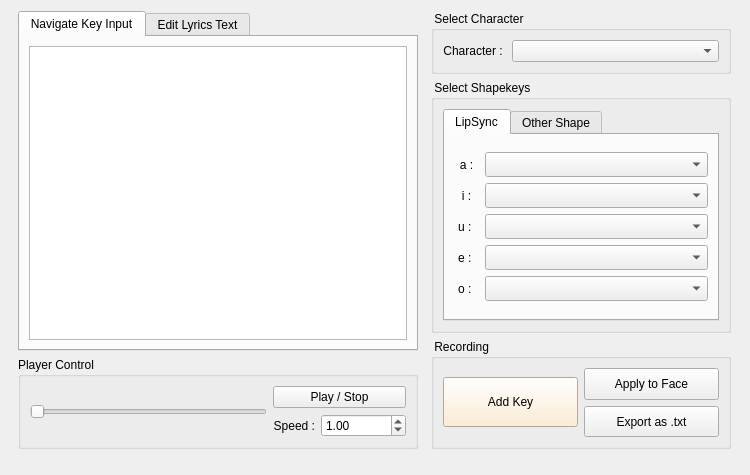
<?xml version="1.0" encoding="UTF-8"?>
<ui version="4.0">
 <class>toolWindow</class>
 <widget class="QWidget" name="toolWindow">
  <property name="geometry">
   <rect>
    <x>0</x>
    <y>0</y>
    <width>750</width>
    <height>475</height>
   </rect>
  </property>
  <property name="sizePolicy">
   <sizepolicy hsizetype="Minimum" vsizetype="Preferred">
    <horstretch>0</horstretch>
    <verstretch>0</verstretch>
   </sizepolicy>
  </property>
  <property name="minimumSize">
   <size>
    <width>700</width>
    <height>450</height>
   </size>
  </property>
  <property name="maximumSize">
   <size>
    <width>16777215</width>
    <height>600</height>
   </size>
  </property>
  <property name="windowTitle">
   <string>Form</string>
  </property>
  <layout class="QVBoxLayout" name="verticalLayout_13">
   <item>
    <layout class="QHBoxLayout" name="horizontalLayout_8">
     <property name="bottomMargin">
      <number>15</number>
     </property>
     <item>
      <layout class="QVBoxLayout" name="verticalLayout_15">
       <item>
        <widget class="QTabWidget" name="lyricsTab">
         <property name="enabled">
          <bool>true</bool>
         </property>
         <property name="sizePolicy">
          <sizepolicy hsizetype="Fixed" vsizetype="Preferred">
           <horstretch>0</horstretch>
           <verstretch>0</verstretch>
          </sizepolicy>
         </property>
         <property name="minimumSize">
          <size>
           <width>350</width>
           <height>0</height>
          </size>
         </property>
         <property name="maximumSize">
          <size>
           <width>1000</width>
           <height>16777215</height>
          </size>
         </property>
         <property name="layoutDirection">
          <enum>Qt::LayoutDirection::LeftToRight</enum>
         </property>
         <property name="autoFillBackground">
          <bool>false</bool>
         </property>
         <property name="currentIndex">
          <number>0</number>
         </property>
         <widget class="QWidget" name="tab_5">
          <attribute name="title">
           <string>Navigate Key Input</string>
          </attribute>
          <layout class="QVBoxLayout" name="verticalLayout_3">
           <item>
            <widget class="QTextEdit" name="navigateTextEdit">
             <property name="font">
              <font>
               <pointsize>11</pointsize>
              </font>
             </property>
            </widget>
           </item>
          </layout>
         </widget>
         <widget class="QWidget" name="tab_6">
          <attribute name="title">
           <string>Edit Lyrics Text</string>
          </attribute>
          <layout class="QVBoxLayout" name="verticalLayout_17">
           <item>
            <layout class="QVBoxLayout" name="verticalLayout_18">
             <item>
              <layout class="QHBoxLayout" name="horizontalLayout_14">
               <item>
                <widget class="QPushButton" name="chooseLyricsButton">
                 <property name="text">
                  <string> Choose Lyrics File </string>
                 </property>
                </widget>
               </item>
               <item>
                <widget class="QPushButton" name="toHiraganaButton">
                 <property name="text">
                  <string> To Hiragana</string>
                 </property>
                </widget>
               </item>
               <item>
                <widget class="QPushButton" name="toAlphabetButton">
                 <property name="text">
                  <string>To Alphabet</string>
                 </property>
                </widget>
               </item>
               <item>
                <spacer name="horizontalSpacer_3">
                 <property name="orientation">
                  <enum>Qt::Orientation::Horizontal</enum>
                 </property>
                 <property name="sizeHint" stdset="0">
                  <size>
                   <width>40</width>
                   <height>20</height>
                  </size>
                 </property>
                </spacer>
               </item>
              </layout>
             </item>
             <item>
              <widget class="QTextEdit" name="lyricsTextEdit">
               <property name="font">
                <font>
                 <pointsize>11</pointsize>
                </font>
               </property>
              </widget>
             </item>
            </layout>
           </item>
          </layout>
         </widget>
        </widget>
       </item>
       <item>
        <widget class="QGroupBox" name="playerControlGroup">
         <property name="sizePolicy">
          <sizepolicy hsizetype="Fixed" vsizetype="Fixed">
           <horstretch>0</horstretch>
           <verstretch>0</verstretch>
          </sizepolicy>
         </property>
         <property name="minimumSize">
          <size>
           <width>0</width>
           <height>0</height>
          </size>
         </property>
         <property name="maximumSize">
          <size>
           <width>400</width>
           <height>16777215</height>
          </size>
         </property>
         <property name="sizeIncrement">
          <size>
           <width>0</width>
           <height>0</height>
          </size>
         </property>
         <property name="title">
          <string>Player Control</string>
         </property>
         <property name="flat">
          <bool>false</bool>
         </property>
         <property name="checkable">
          <bool>false</bool>
         </property>
         <layout class="QHBoxLayout" name="horizontalLayout_9">
          <item>
           <layout class="QHBoxLayout" name="horizontalLayout_12">
            <item>
             <widget class="QSlider" name="playerSlider">
              <property name="sizePolicy">
               <sizepolicy hsizetype="MinimumExpanding" vsizetype="Fixed">
                <horstretch>0</horstretch>
                <verstretch>0</verstretch>
               </sizepolicy>
              </property>
              <property name="orientation">
               <enum>Qt::Orientation::Horizontal</enum>
              </property>
             </widget>
            </item>
            <item>
             <layout class="QVBoxLayout" name="verticalLayout_6">
              <item>
               <widget class="QPushButton" name="startEndButton">
                <property name="sizePolicy">
                 <sizepolicy hsizetype="Minimum" vsizetype="Preferred">
                  <horstretch>0</horstretch>
                  <verstretch>0</verstretch>
                 </sizepolicy>
                </property>
                <property name="text">
                 <string>Play / Stop</string>
                </property>
               </widget>
              </item>
              <item>
               <layout class="QHBoxLayout" name="horizontalLayout_11">
                <item>
                 <widget class="QLabel" name="speedLabel">
                  <property name="sizePolicy">
                   <sizepolicy hsizetype="Fixed" vsizetype="Preferred">
                    <horstretch>0</horstretch>
                    <verstretch>0</verstretch>
                   </sizepolicy>
                  </property>
                  <property name="text">
                   <string>Speed :</string>
                  </property>
                  <property name="alignment">
                   <set>Qt::AlignmentFlag::AlignRight|Qt::AlignmentFlag::AlignTrailing|Qt::AlignmentFlag::AlignVCenter</set>
                  </property>
                 </widget>
                </item>
                <item>
                 <widget class="QDoubleSpinBox" name="speedSpinBox">
                  <property name="sizePolicy">
                   <sizepolicy hsizetype="MinimumExpanding" vsizetype="Fixed">
                    <horstretch>0</horstretch>
                    <verstretch>0</verstretch>
                   </sizepolicy>
                  </property>
                  <property name="maximumSize">
                   <size>
                    <width>85</width>
                    <height>16777215</height>
                   </size>
                  </property>
                  <property name="minimum">
                   <double>0.100000000000000</double>
                  </property>
                  <property name="maximum">
                   <double>2.000000000000000</double>
                  </property>
                  <property name="singleStep">
                   <double>0.100000000000000</double>
                  </property>
                  <property name="value">
                   <double>1.000000000000000</double>
                  </property>
                 </widget>
                </item>
               </layout>
              </item>
             </layout>
            </item>
           </layout>
          </item>
         </layout>
        </widget>
       </item>
      </layout>
     </item>
     <item>
      <layout class="QVBoxLayout" name="verticalLayout_16">
       <item>
        <layout class="QVBoxLayout" name="verticalLayout_14">
         <item>
          <widget class="QGroupBox" name="selectCharacterGroup">
           <property name="sizePolicy">
            <sizepolicy hsizetype="Fixed" vsizetype="Fixed">
             <horstretch>0</horstretch>
             <verstretch>0</verstretch>
            </sizepolicy>
           </property>
           <property name="minimumSize">
            <size>
             <width>300</width>
             <height>0</height>
            </size>
           </property>
           <property name="maximumSize">
            <size>
             <width>300</width>
             <height>16777215</height>
            </size>
           </property>
           <property name="title">
            <string> Select Character </string>
           </property>
           <layout class="QVBoxLayout" name="verticalLayout_12">
            <property name="sizeConstraint">
             <enum>QLayout::SizeConstraint::SetMaximumSize</enum>
            </property>
            <item>
             <layout class="QHBoxLayout" name="horizontalLayout_5">
              <item>
               <widget class="QLabel" name="characterLabel">
                <property name="sizePolicy">
                 <sizepolicy hsizetype="Preferred" vsizetype="Preferred">
                  <horstretch>0</horstretch>
                  <verstretch>0</verstretch>
                 </sizepolicy>
                </property>
                <property name="text">
                 <string>Character : </string>
                </property>
                <property name="alignment">
                 <set>Qt::AlignmentFlag::AlignRight|Qt::AlignmentFlag::AlignTrailing|Qt::AlignmentFlag::AlignVCenter</set>
                </property>
               </widget>
              </item>
              <item>
               <widget class="QComboBox" name="charaComboBox">
                <property name="sizePolicy">
                 <sizepolicy hsizetype="MinimumExpanding" vsizetype="Fixed">
                  <horstretch>0</horstretch>
                  <verstretch>0</verstretch>
                 </sizepolicy>
                </property>
               </widget>
              </item>
             </layout>
            </item>
           </layout>
          </widget>
         </item>
         <item>
          <widget class="QGroupBox" name="selectShapekeysGroup">
           <property name="sizePolicy">
            <sizepolicy hsizetype="Fixed" vsizetype="Preferred">
             <horstretch>0</horstretch>
             <verstretch>0</verstretch>
            </sizepolicy>
           </property>
           <property name="minimumSize">
            <size>
             <width>300</width>
             <height>0</height>
            </size>
           </property>
           <property name="maximumSize">
            <size>
             <width>300</width>
             <height>16777215</height>
            </size>
           </property>
           <property name="title">
            <string> Select Shapekeys </string>
           </property>
           <property name="flat">
            <bool>false</bool>
           </property>
           <layout class="QHBoxLayout" name="horizontalLayout_4">
            <item>
             <widget class="QTabWidget" name="shapekeyTab">
              <property name="maximumSize">
               <size>
                <width>16777215</width>
                <height>250</height>
               </size>
              </property>
              <property name="layoutDirection">
               <enum>Qt::LayoutDirection::LeftToRight</enum>
              </property>
              <property name="styleSheet">
               <string notr="true">Tab2
</string>
              </property>
              <property name="tabPosition">
               <enum>QTabWidget::TabPosition::North</enum>
              </property>
              <property name="currentIndex">
               <number>0</number>
              </property>
              <property name="movable">
               <bool>true</bool>
              </property>
              <widget class="QWidget" name="tab">
               <attribute name="title">
                <string>LipSync</string>
               </attribute>
               <layout class="QHBoxLayout" name="horizontalLayout_3">
                <item>
                 <layout class="QVBoxLayout" name="verticalLayout_11">
                  <item>
                   <layout class="QHBoxLayout" name="horizontalLayout_2">
                    <item>
                     <layout class="QVBoxLayout" name="verticalLayout">
                      <property name="spacing">
                       <number>6</number>
                      </property>
                      <item>
                       <widget class="QLabel" name="skLabel_a">
                        <property name="sizePolicy">
                         <sizepolicy hsizetype="Fixed" vsizetype="Preferred">
                          <horstretch>0</horstretch>
                          <verstretch>0</verstretch>
                         </sizepolicy>
                        </property>
                        <property name="minimumSize">
                         <size>
                          <width>25</width>
                          <height>0</height>
                         </size>
                        </property>
                        <property name="text">
                         <string>a :</string>
                        </property>
                        <property name="alignment">
                         <set>Qt::AlignmentFlag::AlignCenter</set>
                        </property>
                       </widget>
                      </item>
                      <item>
                       <widget class="QLabel" name="skLabel_i">
                        <property name="text">
                         <string>i :</string>
                        </property>
                        <property name="alignment">
                         <set>Qt::AlignmentFlag::AlignCenter</set>
                        </property>
                       </widget>
                      </item>
                      <item>
                       <widget class="QLabel" name="skLabel_u">
                        <property name="text">
                         <string>u : </string>
                        </property>
                        <property name="alignment">
                         <set>Qt::AlignmentFlag::AlignCenter</set>
                        </property>
                       </widget>
                      </item>
                      <item>
                       <widget class="QLabel" name="skLabel_e">
                        <property name="text">
                         <string>e : </string>
                        </property>
                        <property name="alignment">
                         <set>Qt::AlignmentFlag::AlignCenter</set>
                        </property>
                       </widget>
                      </item>
                      <item>
                       <widget class="QLabel" name="skLabel_o">
                        <property name="text">
                         <string>o : </string>
                        </property>
                        <property name="alignment">
                         <set>Qt::AlignmentFlag::AlignCenter</set>
                        </property>
                       </widget>
                      </item>
                     </layout>
                    </item>
                    <item>
                     <layout class="QVBoxLayout" name="verticalLayout_4">
                      <item>
                       <widget class="QComboBox" name="comboBox_1">
                        <property name="sizePolicy">
                         <sizepolicy hsizetype="MinimumExpanding" vsizetype="Fixed">
                          <horstretch>0</horstretch>
                          <verstretch>0</verstretch>
                         </sizepolicy>
                        </property>
                        <property name="minimumSize">
                         <size>
                          <width>0</width>
                          <height>25</height>
                         </size>
                        </property>
                       </widget>
                      </item>
                      <item>
                       <widget class="QComboBox" name="comboBox_2">
                        <property name="sizePolicy">
                         <sizepolicy hsizetype="MinimumExpanding" vsizetype="Fixed">
                          <horstretch>0</horstretch>
                          <verstretch>0</verstretch>
                         </sizepolicy>
                        </property>
                        <property name="minimumSize">
                         <size>
                          <width>0</width>
                          <height>25</height>
                         </size>
                        </property>
                       </widget>
                      </item>
                      <item>
                       <widget class="QComboBox" name="comboBox_3">
                        <property name="sizePolicy">
                         <sizepolicy hsizetype="MinimumExpanding" vsizetype="Fixed">
                          <horstretch>0</horstretch>
                          <verstretch>0</verstretch>
                         </sizepolicy>
                        </property>
                        <property name="minimumSize">
                         <size>
                          <width>0</width>
                          <height>25</height>
                         </size>
                        </property>
                       </widget>
                      </item>
                      <item>
                       <widget class="QComboBox" name="comboBox_4">
                        <property name="sizePolicy">
                         <sizepolicy hsizetype="MinimumExpanding" vsizetype="Fixed">
                          <horstretch>0</horstretch>
                          <verstretch>0</verstretch>
                         </sizepolicy>
                        </property>
                        <property name="minimumSize">
                         <size>
                          <width>0</width>
                          <height>25</height>
                         </size>
                        </property>
                       </widget>
                      </item>
                      <item>
                       <widget class="QComboBox" name="comboBox_5">
                        <property name="sizePolicy">
                         <sizepolicy hsizetype="MinimumExpanding" vsizetype="Fixed">
                          <horstretch>0</horstretch>
                          <verstretch>0</verstretch>
                         </sizepolicy>
                        </property>
                        <property name="minimumSize">
                         <size>
                          <width>0</width>
                          <height>25</height>
                         </size>
                        </property>
                       </widget>
                      </item>
                     </layout>
                    </item>
                   </layout>
                  </item>
                 </layout>
                </item>
               </layout>
              </widget>
              <widget class="QWidget" name="tab_2">
               <property name="layoutDirection">
                <enum>Qt::LayoutDirection::LeftToRight</enum>
               </property>
               <attribute name="title">
                <string>Other Shape</string>
               </attribute>
               <layout class="QVBoxLayout" name="verticalLayout_9">
                <item>
                 <layout class="QVBoxLayout" name="verticalLayout_10">
                  <item>
                   <layout class="QHBoxLayout" name="horizontalLayout">
                    <item>
                     <layout class="QVBoxLayout" name="verticalLayout_7">
                      <item>
                       <widget class="QLabel" name="sk_Label_other_1">
                        <property name="text">
                         <string>Shape 1 :</string>
                        </property>
                        <property name="alignment">
                         <set>Qt::AlignmentFlag::AlignRight|Qt::AlignmentFlag::AlignTrailing|Qt::AlignmentFlag::AlignVCenter</set>
                        </property>
                       </widget>
                      </item>
                      <item>
                       <widget class="QLabel" name="sk_Label_other_2">
                        <property name="text">
                         <string>Shape 2 :</string>
                        </property>
                        <property name="alignment">
                         <set>Qt::AlignmentFlag::AlignRight|Qt::AlignmentFlag::AlignTrailing|Qt::AlignmentFlag::AlignVCenter</set>
                        </property>
                       </widget>
                      </item>
                      <item>
                       <widget class="QLabel" name="sk_Label_other_3">
                        <property name="text">
                         <string>Shape 3 :</string>
                        </property>
                        <property name="alignment">
                         <set>Qt::AlignmentFlag::AlignRight|Qt::AlignmentFlag::AlignTrailing|Qt::AlignmentFlag::AlignVCenter</set>
                        </property>
                       </widget>
                      </item>
                     </layout>
                    </item>
                    <item>
                     <layout class="QVBoxLayout" name="verticalLayout_8">
                      <item>
                       <widget class="QComboBox" name="comboBox_6">
                        <property name="sizePolicy">
                         <sizepolicy hsizetype="MinimumExpanding" vsizetype="Minimum">
                          <horstretch>0</horstretch>
                          <verstretch>0</verstretch>
                         </sizepolicy>
                        </property>
                        <property name="minimumSize">
                         <size>
                          <width>0</width>
                          <height>25</height>
                         </size>
                        </property>
                       </widget>
                      </item>
                      <item>
                       <widget class="QComboBox" name="comboBox_7">
                        <property name="sizePolicy">
                         <sizepolicy hsizetype="MinimumExpanding" vsizetype="Minimum">
                          <horstretch>0</horstretch>
                          <verstretch>0</verstretch>
                         </sizepolicy>
                        </property>
                        <property name="minimumSize">
                         <size>
                          <width>0</width>
                          <height>25</height>
                         </size>
                        </property>
                       </widget>
                      </item>
                      <item>
                       <widget class="QComboBox" name="comboBox_8">
                        <property name="sizePolicy">
                         <sizepolicy hsizetype="MinimumExpanding" vsizetype="Minimum">
                          <horstretch>0</horstretch>
                          <verstretch>0</verstretch>
                         </sizepolicy>
                        </property>
                        <property name="minimumSize">
                         <size>
                          <width>0</width>
                          <height>25</height>
                         </size>
                        </property>
                       </widget>
                      </item>
                     </layout>
                    </item>
                   </layout>
                  </item>
                  <item>
                   <spacer name="verticalSpacer">
                    <property name="orientation">
                     <enum>Qt::Orientation::Vertical</enum>
                    </property>
                    <property name="sizeHint" stdset="0">
                     <size>
                      <width>20</width>
                      <height>40</height>
                     </size>
                    </property>
                   </spacer>
                  </item>
                 </layout>
                </item>
               </layout>
              </widget>
             </widget>
            </item>
           </layout>
          </widget>
         </item>
        </layout>
       </item>
       <item>
        <widget class="QGroupBox" name="recordingGroup">
         <property name="sizePolicy">
          <sizepolicy hsizetype="Preferred" vsizetype="Fixed">
           <horstretch>0</horstretch>
           <verstretch>0</verstretch>
          </sizepolicy>
         </property>
         <property name="minimumSize">
          <size>
           <width>250</width>
           <height>110</height>
          </size>
         </property>
         <property name="maximumSize">
          <size>
           <width>300</width>
           <height>130</height>
          </size>
         </property>
         <property name="title">
          <string> Recording </string>
         </property>
         <layout class="QHBoxLayout" name="horizontalLayout_10">
          <item>
           <layout class="QHBoxLayout" name="horizontalLayout_7">
            <item>
             <layout class="QHBoxLayout" name="horizontalLayout_6">
              <item>
               <layout class="QVBoxLayout" name="verticalLayout_5">
                <item>
                 <widget class="QPushButton" name="addKeyButton">
                  <property name="sizePolicy">
                   <sizepolicy hsizetype="Preferred" vsizetype="Preferred">
                    <horstretch>0</horstretch>
                    <verstretch>0</verstretch>
                   </sizepolicy>
                  </property>
                  <property name="maximumSize">
                   <size>
                    <width>16777215</width>
                    <height>50</height>
                   </size>
                  </property>
                  <property name="styleSheet">
                   <string notr="true">QPushButton {　
　　background-color: rgb(255, 234, 199);
}</string>
                  </property>
                  <property name="text">
                   <string>Add Key</string>
                  </property>
                  <property name="shortcut">
                   <string>Ctrl+S</string>
                  </property>
                  <property name="autoDefault">
                   <bool>false</bool>
                  </property>
                  <property name="default">
                   <bool>false</bool>
                  </property>
                  <property name="flat">
                   <bool>false</bool>
                  </property>
                 </widget>
                </item>
               </layout>
              </item>
             </layout>
            </item>
            <item>
             <layout class="QVBoxLayout" name="verticalLayout_2">
              <item>
               <widget class="QPushButton" name="applyKeyframesButton">
                <property name="sizePolicy">
                 <sizepolicy hsizetype="Minimum" vsizetype="Expanding">
                  <horstretch>0</horstretch>
                  <verstretch>0</verstretch>
                 </sizepolicy>
                </property>
                <property name="maximumSize">
                 <size>
                  <width>16777215</width>
                  <height>50</height>
                 </size>
                </property>
                <property name="text">
                 <string>Apply to Face</string>
                </property>
               </widget>
              </item>
              <item>
               <widget class="QPushButton" name="exportAsTextButton">
                <property name="sizePolicy">
                 <sizepolicy hsizetype="Minimum" vsizetype="Expanding">
                  <horstretch>0</horstretch>
                  <verstretch>0</verstretch>
                 </sizepolicy>
                </property>
                <property name="maximumSize">
                 <size>
                  <width>16777215</width>
                  <height>50</height>
                 </size>
                </property>
                <property name="text">
                 <string>Export as .txt</string>
                </property>
               </widget>
              </item>
             </layout>
            </item>
           </layout>
          </item>
         </layout>
        </widget>
       </item>
      </layout>
     </item>
    </layout>
   </item>
  </layout>
 </widget>
 <resources/>
 <connections>
  <connection>
   <sender>startEndButton</sender>
   <signal>clicked()</signal>
   <receiver>toolWindow</receiver>
   <slot>PlayStop()</slot>
   <hints>
    <hint type="sourcelabel">
     <x>283</x>
     <y>398</y>
    </hint>
    <hint type="destinationlabel">
     <x>364</x>
     <y>459</y>
    </hint>
   </hints>
  </connection>
  <connection>
   <sender>speedSpinBox</sender>
   <signal>valueChanged(double)</signal>
   <receiver>toolWindow</receiver>
   <slot>ChangePlaySpeed()</slot>
   <hints>
    <hint type="sourcelabel">
     <x>284</x>
     <y>431</y>
    </hint>
    <hint type="destinationlabel">
     <x>250</x>
     <y>459</y>
    </hint>
   </hints>
  </connection>
  <connection>
   <sender>chooseLyricsButton</sender>
   <signal>clicked()</signal>
   <receiver>toolWindow</receiver>
   <slot>ChooseLyrics()</slot>
   <hints>
    <hint type="sourcelabel">
     <x>73</x>
     <y>57</y>
    </hint>
    <hint type="destinationlabel">
     <x>749</x>
     <y>183</y>
    </hint>
   </hints>
  </connection>
  <connection>
   <sender>toHiraganaButton</sender>
   <signal>clicked()</signal>
   <receiver>toolWindow</receiver>
   <slot>ConvertHiragana()</slot>
   <hints>
    <hint type="sourcelabel">
     <x>184</x>
     <y>56</y>
    </hint>
    <hint type="destinationlabel">
     <x>742</x>
     <y>70</y>
    </hint>
   </hints>
  </connection>
  <connection>
   <sender>toAlphabetButton</sender>
   <signal>clicked()</signal>
   <receiver>toolWindow</receiver>
   <slot>ConvertAlphabet()</slot>
   <hints>
    <hint type="sourcelabel">
     <x>266</x>
     <y>55</y>
    </hint>
    <hint type="destinationlabel">
     <x>745</x>
     <y>139</y>
    </hint>
   </hints>
  </connection>
  <connection>
   <sender>addKeyButton</sender>
   <signal>pressed()</signal>
   <receiver>toolWindow</receiver>
   <slot>AddKeyIn()</slot>
   <hints>
    <hint type="sourcelabel">
     <x>486</x>
     <y>388</y>
    </hint>
    <hint type="destinationlabel">
     <x>696</x>
     <y>0</y>
    </hint>
   </hints>
  </connection>
  <connection>
   <sender>addKeyButton</sender>
   <signal>released()</signal>
   <receiver>toolWindow</receiver>
   <slot>AddKeyOut()</slot>
   <hints>
    <hint type="sourcelabel">
     <x>455</x>
     <y>396</y>
    </hint>
    <hint type="destinationlabel">
     <x>679</x>
     <y>5</y>
    </hint>
   </hints>
  </connection>
 </connections>
 <slots>
  <slot>Play()</slot>
  <slot>PlayStop()</slot>
  <slot>ChangePlaySpeed()</slot>
  <slot>ChooseLyrics()</slot>
  <slot>ConvertHiragana()</slot>
  <slot>ConvertAlphabet()</slot>
  <slot>AddKeyIn()</slot>
  <slot>AddKeyOut()</slot>
 </slots>
</ui>
